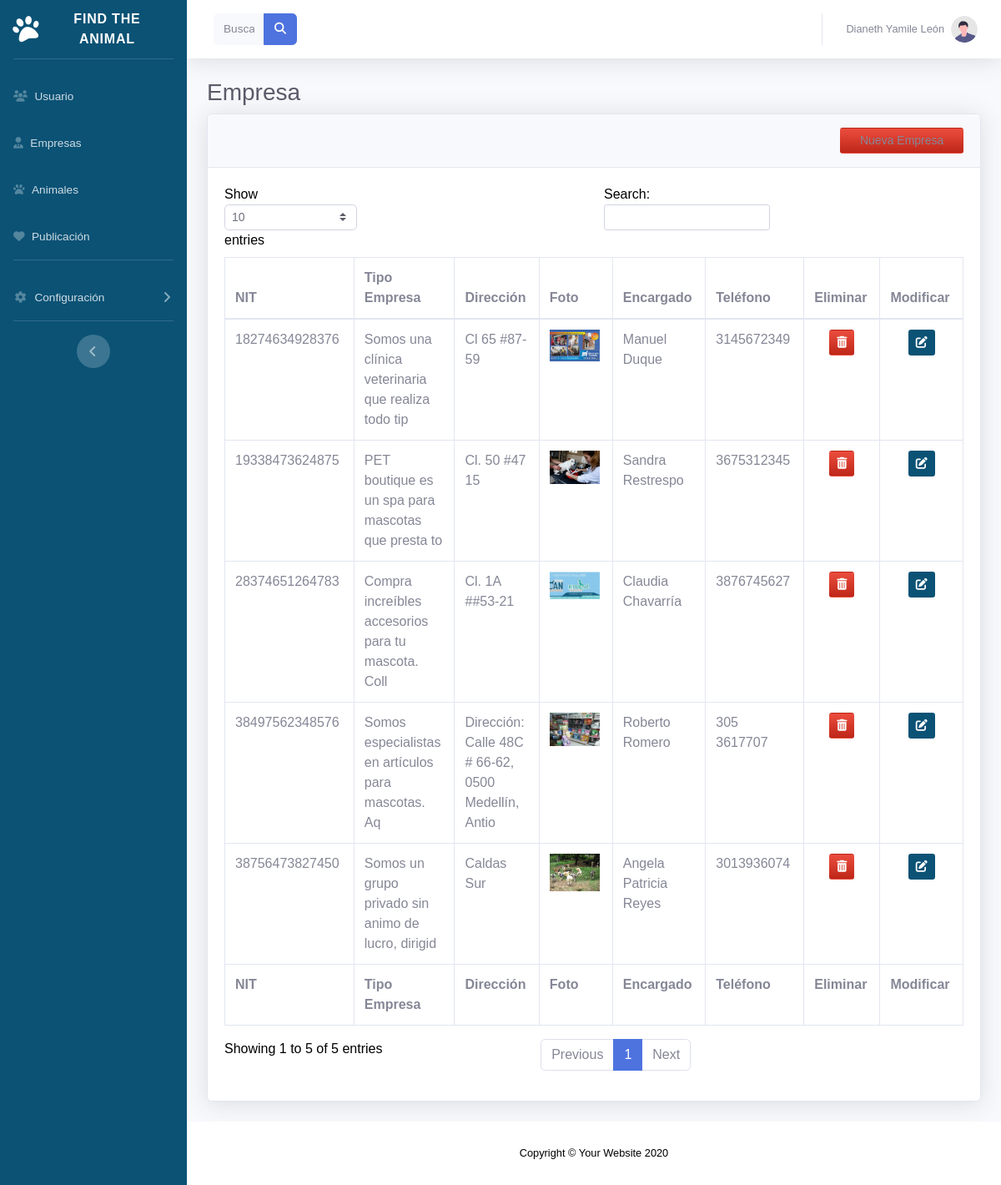
/Vista/App/Admon/Empresas.php (signed in), run on an earlier commit of the app's database.
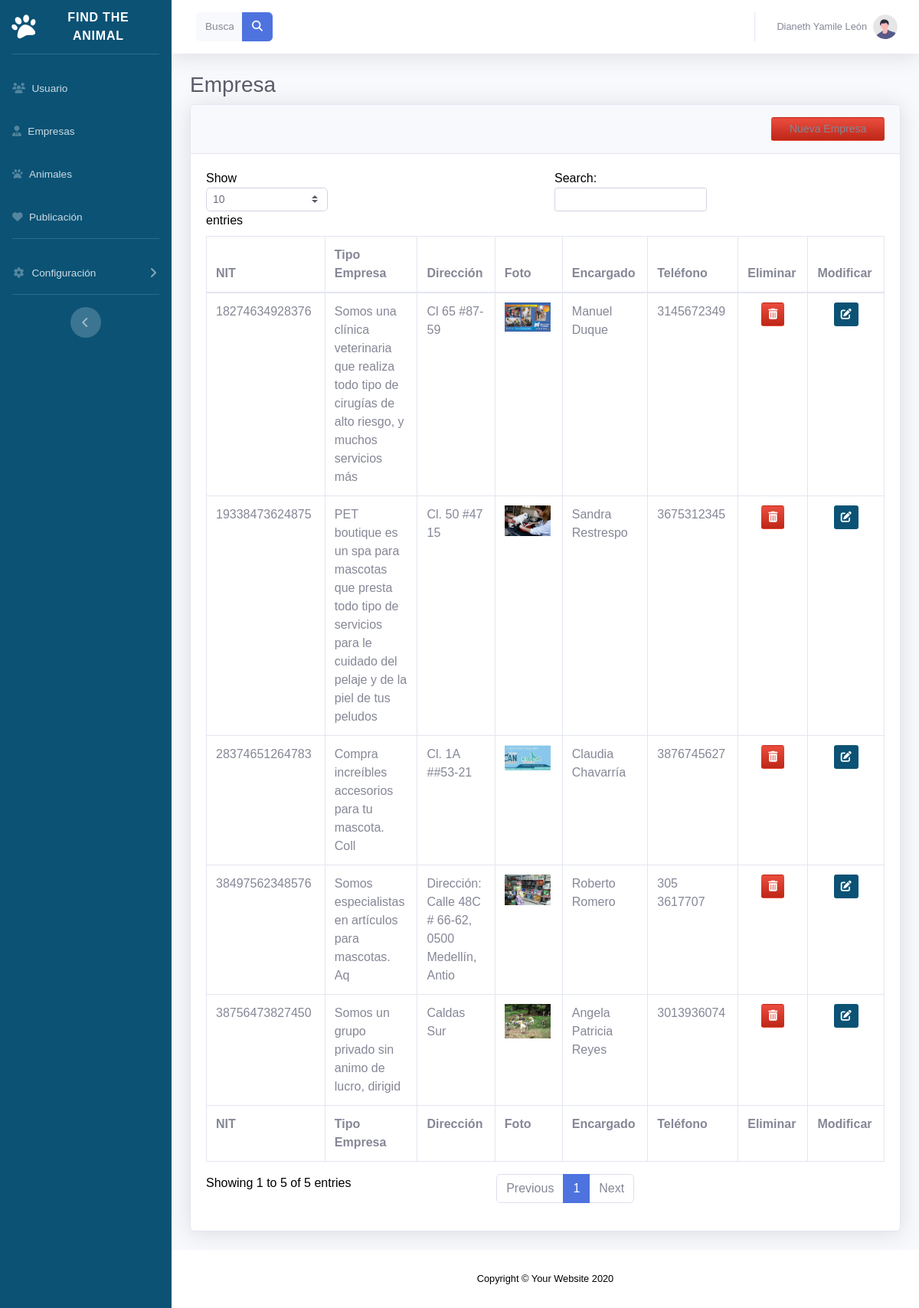
And on a later commit of the database.
### tables this page shows
CREATE TABLE `empresa` (
  `Idempresa` bigint(14) NOT NULL,
  `Descriempresa` varchar(300) NOT NULL,
  `Direcempre` varchar(50) NOT NULL,
  `Fotoempre` varchar(50) NOT NULL,
  `Encargadoempre` varchar(50) NOT NULL,
  `Telefonoempre` varchar(13) NOT NULL,
  `Correoempre` varchar(50) NOT NULL,
  `Contraseñaempre` varchar(50) NOT NULL,
  `IdTiempre` int(11) NOT NULL,
  `Nombrempre` varchar(50) NOT NULL
);

### Vista/App/Admon/Empresas.php (the view, shortened to what this page needs)
<?php
include('Menu.php');
?>
                <div class="container-fluid">
                    <h1 class="h3 mb-2 text-gray-800">Empresa</h1>
                    <div class="card shadow mb-4">
                        <div class="col-md-12 align-self-end card-header py-3 justify-content-end">
                            <button class="btn btn-sm bg-gradient-primary offset-md-10 col-md-2 " data-toggle="modal" data-target="#exampleModal">Nueva Empresa</button>
                        </div>
                        <div class="card-body">
                            <div class="table-responsive">
                                <table class="table table-bordered" id="dataTable" width="100%" cellspacing="0">
                                    <thead>
                                        <tr>
                                            <th>NIT</th>
                                            <th>Tipo Empresa</th>
                                            <th>Dirección</th>
                                            <th>Foto</th>
                                            <th>Encargado</th>
                                            <th>Teléfono</th>
                                            <th>Eliminar</th>
                                            <th>Modificar</th>
                                        </tr>
                                    </thead>
                                    <tfoot>
                                        <tr>
                                            <th>NIT</th>
                                            <th>Tipo Empresa</th>
                                            <th>Dirección</th>
                                            <th>Foto</th>
                                            <th>Encargado</th>
                                            <th>Teléfono</th>
                                            <th>Eliminar</th>
                                            <th>Modificar</th>
                                        </tr>
                                    </tfoot>
                                    <tbody>
                                    <?php
                      include( '../../../Controlador/conex.php');
                      $cons = $conexion -> query("SELECT Idempresa, Descriempresa, Direcempre, Fotoempre, Encargadoempre, Telefonoempre, Correoempre, Contraseñaempre, DescriTiempre FROM tipoempresa
                      INNER JOIN empresa ON tipoempresa.IdTiempre = empresa.IdTiempre");
                      while ($row = $cons -> fetch_row()) {
           ?>
            <tr>
            <td><?php echo ''.$row[0].''; ?></td>
            <td><?php echo ''.$row[1].''; ?></td>
            <td><?php echo ''.$row[2].''; ?></td>
            <td><img src="img/<?php echo ''.$row[3].''; ?>" width="60px" heigt="60px"></td>
            <td><?php echo ''.$row[4].''; ?></td>
            <td><?php echo ''.$row[5].''; ?></td>
            <td> <center><button type="submit" class="btn btn-sm bg-gradient-primary" name="EliminaUsua" onclick="location='../../../Controlador/Borrarusuaempre.php?id=<?php echo ''.$row[0].'' ?>'"><i class="fa-solid fa-trash-can" style="color: #ffffff;"></i></button></center></td>
            <td> <center> <button type="submit" class="btn btn-sm bg-gradient-danger"  data-toggle="modal" data-target="#exampleModal1?id<?php echo ''.$row[0].''; ?>"  ><i class="fa-solid fa-pen-to-square" style="color: #ffffff;"></i></button>
       </tr>
       <?php }   ?>
       </tbody>
    </table>
                            </div>
                        </div>
                    </div>
                </div>
            </div>
            <footer class="sticky-footer bg-white">
                <div class="container my-auto">
                    <div class="copyright text-center my-auto">
                        <span>Copyright &copy; Your Website 2020</span>
                    </div>
                </div>
            </footer>
        </div>
    </div>
</body>
</html>

What changed in the data, as far as the page shows it:
changed empresa "Cl 65 #87-59": Descriempresa "Somos una clínica veterinaria que realiza todo tip" → "Somos una clínica veterinaria que realiza todo tipo de cirugías de alto riesgo, y muchos servicios más"
changed empresa "Cl. 50 #47 15": Descriempresa "PET boutique es un spa para mascotas que presta to" → "PET boutique es un spa para mascotas que presta todo tipo de servicios para le cuidado del pelaje y de la piel de tus peludos"
